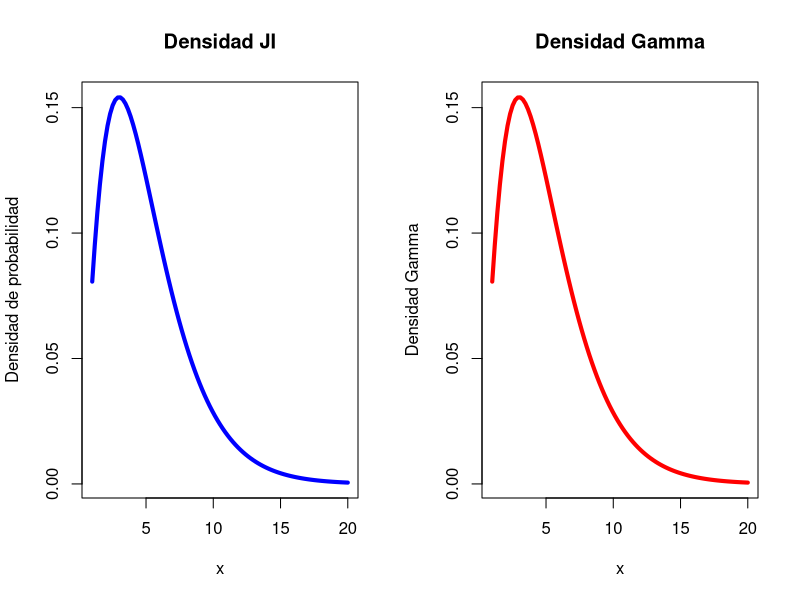
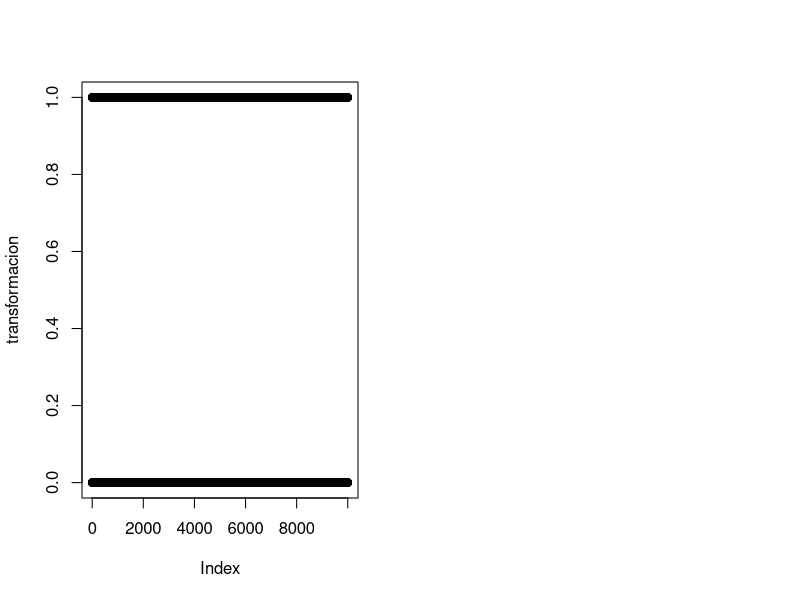

The R source for these figures, in order:
# 1) El tiempo empleado, en horas, en hacer un determinado producto sigue una distribución N(10,2) . Se pide la probabilidad de que ese producto se tarde en hacer:

## (a) Menos de 7 horas 
a<-pnorm(7,10,2)
print("Menos de 7 horas: ")
print(a)
## (b) Entre 8 y 13 horas
b<-pnorm(13,10,2)-pnorm(8,10,2)
print("Entre 8 y 13 horas: ")
print(b)

# 2) Suponga que el número de accidentes que ocurren al día en un tramo carretero es una variable aleatoria Poisson de parametro λ = 3

## (a) Calcule la probabilidad de que ocurran 2 o más accidentes en un día cualquiera.
a1<- 1-dpois(0, lambda = 3)-dpois(1, lambda = 3)
print("2 o más accidentes en un día: ")
print(a1)

## b) Conteste el inciso anterior bajo la suposición de que ha ocurrido al menos un accidente.
aux<- 1-dpois(0, lambda = 3)
b1<- a1 / aux
print("2 o más accidentes en un día habiendo ocurrido al menos un accidente: ")
print(b1)

# 3) Graficando en R

## Grafica la densidad de la distribución Ji-cuadrada usando como parámetro x una lista del 1 al 20 y parámetro n = 5

#?list()
#x<- c(1:20)
#?curve
par(mfrow=c(1,2))
curve(dchisq(x, df=5), xlim=c(1,20), lwd=4,col="blue",ylab="Densidad de probabilidad", main="Densidad JI")
curve(dgamma(x,5/2,1/2),xlim=c(1,20), lwd=4,col="red",main="Densidad Gamma", ylab="Densidad Gamma")
print("La distribución gamma y la distribución JI tienen un comportamiento igual para determinados parámetros")

## b) Observa las siguiente gráfica de la densidad de una v.a. Normal y basado en lo observado encuentre el valor de la media y el número de simulaciones realizadas, también comenta que intervalo o intervalos de números tienen poca probabilidad de aparecer en las simulaciones.

# 4). Las siguientes líneas de código son para realizar la transformación de una variable aleatoria, comenta el código línea por línea, corre el código y justifica que distribución siguen las simulaciones observadas en la lista "transformación".

#Transformación.
uniforme<- runif(10000, -1, 1)
transformacion<-seq(1,10000, by=1)
cont<-1
for(i in uniforme){
if(i<0){
transformacion[cont]<-0
}else{
transformacion[cont]<-1
}
cont<-cont+1
}
#Valor esperado
mean(transformacion)
#Grafica
plot(transformacion)

